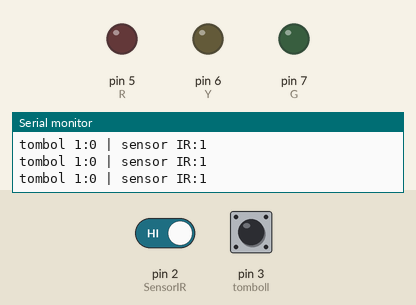
Simulated run of this sketch. Board: Arduino Uno, built with avr-gcc and run on an emulated ATmega328P. Shown: output pins drawn as LEDs (lit = HIGH), the last lines printed to the serial monitor. The inputs (shaded band) are chosen by the test bench; at power-on: pin 2 (SensorIR) HIGH, pin 3 (tomboll) LOW.

Above: at 1.2 s.
1.3 s: pin 2 (SensorIR) driven LOW
At 2.4 s:
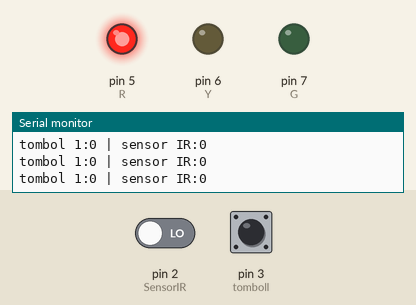
2.8 s: pin 2 (SensorIR) driven HIGH
At 4.1 s:
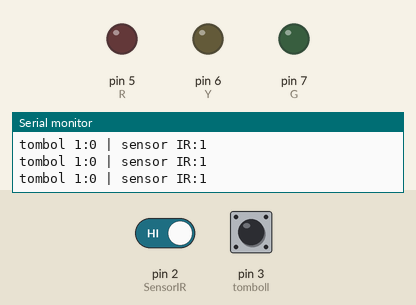
Timing chart, 0 to 5.8 s (numbered marks = the images above; inputs shaded):
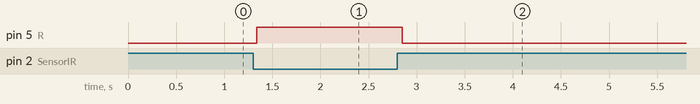

The sketch:

1._infrared.ino
```cpp
int tomboll=3;
int SensorIR=2;

int R=5;
int Y=6;
int G=7;


void setup() {
Serial.begin(9600);
  pinMode(tomboll,INPUT);
  pinMode(SensorIR,INPUT);
  pinMode(R,OUTPUT);
  pinMode(Y,OUTPUT);
  pinMode(G,OUTPUT);

}

void loop() {
  //BACA DATA
 int bacaTomboll=digitalRead(tomboll);
 int bacaIR=digitalRead(SensorIR);

 //PRINT SERIAL
 Serial.print("tombol 1:");
 Serial.print(bacaTomboll);
 Serial.print(" | sensor IR:");
 Serial.print(bacaIR);
 Serial.println(); //Untuk Enter

 //LOGIKA
 if (bacaIR==0){
  digitalWrite (R,HIGH);
 }else{
  digitalWrite(R,LOW);
 }
}
```

Measured:
- after the input at 1.3 s, pin 5 (R): LOW → HIGH at once
- after the input at 2.8 s, pin 5 (R): HIGH → LOW after 0.05 s
